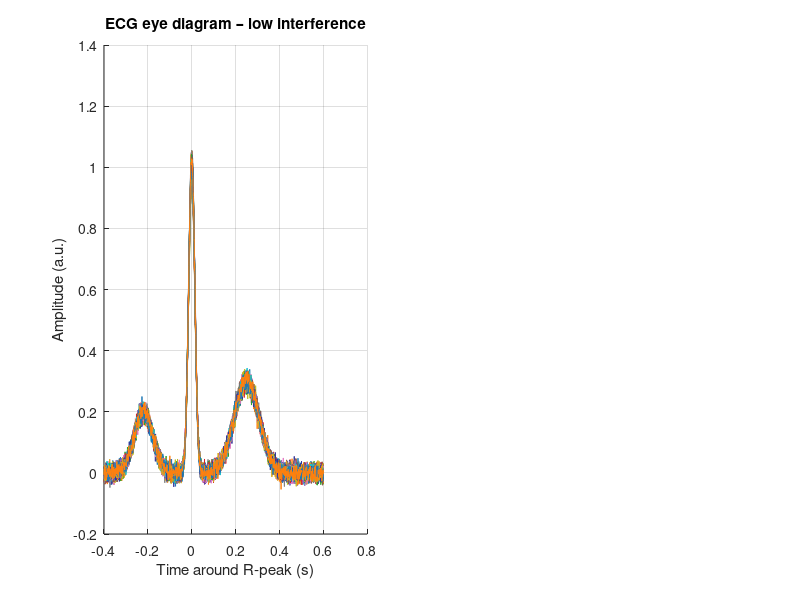

This chart was generated by the following MATLAB code: (Note: this script raises an error after producing the figure.)
close all
clear all
clc
%% Sim 8_6
fs = 1000;              % Sampling frequency
t = -0.4:1/fs:0.6;      % Time vector

% Generate ECG waveform
p_wave = 0.20 * exp(-((t + 0.22) / 0.06).^2); % P wave 
r_wave = 1.00 * exp(-((t - 0.00) / 0.02).^2); % R peak 
t_wave = 0.30 * exp(-((t - 0.25) / 0.08).^2); % T wave 
base_ecg = p_wave + r_wave + t_wave;        

num_cycles = 50; % Number of cycles in one window

%colors, I avoid the random colors
colors = [
    0.12, 0.47, 0.71; 
    1.00, 0.50, 0.05; 
    0.17, 0.63, 0.17; 
    0.84, 0.15, 0.16; 
    0.58, 0.40, 0.74; 
    0.55, 0.34, 0.29; 
    0.89, 0.47, 0.76; 
    0.50, 0.50, 0.50; 
    0.74, 0.74, 0.13;
    0.09, 0.75, 0.81; 
    0.20, 0.20, 0.60; 
    0.85, 0.65, 0.13  
];

figure('Position', [100, 100, 1000, 400], 'Color', 'w');

% First plot, Low interference
subplot(1, 2, 1); 
hold on;          

for i = 1:num_cycles
    % Generate a low level white noise
    noise_low = 0.013 * randn(size(t)); 
    amp_jitter = 0.95 + 0.1 * rand(); 

    color_idx = mod(i - 1, 12) + 1;
    plot(t, (base_ecg * amp_jitter) + noise_low, 'LineWidth', 0.4, 'Color', colors(color_idx, :));
end
hold off; 
title('ECG eye diagram – low interference');
xlabel('Time around R-peak (s)'); ylabel('Amplitude (a.u.)');
grid on; ax = gca; ax.GridLineStyle = '--'; ax.GridAlpha = 0.4; 
xlim([-0.45 0.65]); ylim([-0.1 1.15]); 

% Second plot, Strong interference
subplot(1, 2, 2); 
hold on;
for i = 1:num_cycles
    % Generate high level white noise
    noise_strong = 0.14 * randn(size(t)); 
    amp_jitter = 0.85 + 0.3 * rand(); 
    color_idx = mod(i - 1, 12) + 1;
    plot(t, (base_ecg * amp_jitter) + noise_strong, 'LineWidth', 0.5, 'Color', colors(color_idx, :));
end
hold off;
title('ECG eye diagram – strong interference');
xlabel('Time around R-peak (s)'); ylabel('Amplitude (a.u.)');
grid on; ax = gca; ax.GridLineStyle = '--'; ax.GridAlpha = 0.4;
xlim([-0.45 0.65]); ylim([-0.4 1.4]);
% save
saveas(gcf, 'ECG_Eye_Diagram.png'); % Save as PNG
saveas(gcf, 'ECG_Eye_Diagram.fig'); % Save as FIG
